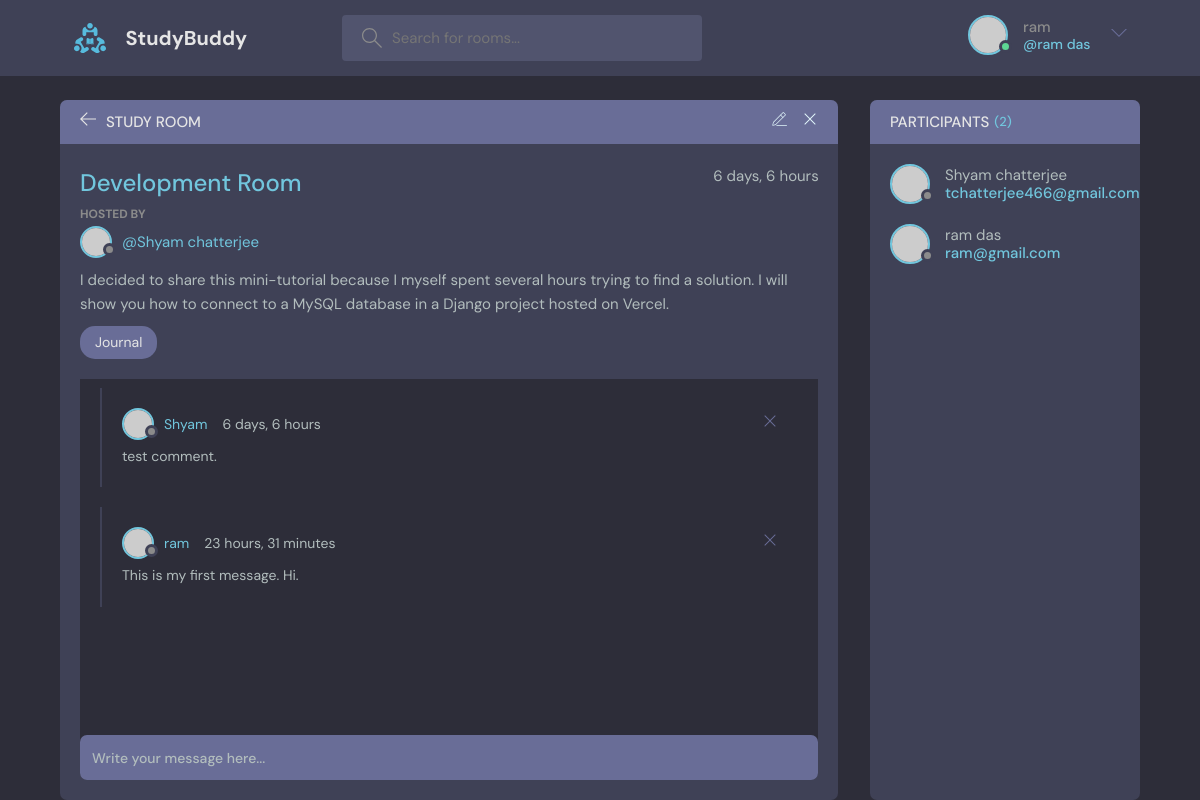
The app's page /room/1/ (signed in) with its own data.
### base/models/Room.py (models this page shows, shortened)
class Room(models.Model):
    host = models.ForeignKey(User, on_delete=models.SET_NULL, null=True)
    topic = models.ForeignKey(Topic, on_delete=models.SET_NULL, null=True)
    name = models.CharField(max_length=200)
    description = models.TextField(max_length=200,blank=True)
    participants = models.ManyToManyField(User, related_name='participants', blank=True, null=True)
    update = models.DateTimeField(auto_now=True)
    create = models.DateTimeField(auto_now_add=True)
    class Meta:
        ordering = ['-update', '-create']

### base/models/Topic.py (models this page shows, shortened)
class Topic(models.Model):
    name = models.CharField(max_length=200)

### base/models/Message.py (models this page shows, shortened)
class Message(models.Model):
    user = models.ForeignKey(User, on_delete=models.CASCADE)
    room = models.ForeignKey(Room, on_delete=models.CASCADE)
    body = models.TextField()
    update = models.DateTimeField(auto_now=True)
    create = models.DateTimeField(auto_now_add=True)
    class Meta:
        app_label = "base"

### base/views/RoomView.py (the view, shortened to what this page needs)
def room(request, pk):
    room = RoomService.roomDetailsById(request, pk)
    room_messages = room.message_set.all()
    participants = room.participants.all()
    total_participants = participants.count()
    auth_user = request.user
    message = request.POST.get("message")
    context = {
        "room": room,
        "room_messages": room_messages,
        "participants": participants,
        "total_participants": total_participants,
    }
    return render(request, "base/pages/rooms.html", context)

### base/services/RoomService.py (called while the page is built)
    def roomDetailsById(request, pk) -> Room:
        room_details = Room.objects.get(id=pk)
        return room_details

### base/templates/base/pages/rooms.html (shortened to what this page needs)
{% extends 'main-layout.html' %}
{% block content %}
  <main class="profile-page layout layout--2">
    <div class="container">
      <div class="room">
        <div class="room__top">
          <div class="room__topLeft">
            <a href="{% url 'home' %}">
              <svg version="1.1" xmlns="http://www.w3.org/2000/svg" width="32" height="32" viewBox="0 0 32 32">
                <title>arrow-left</title>
                <path d="M13.723 2.286l-13.723 13.714 13.719 13.714 1.616-1.611-10.96-10.96h27.625v-2.286h-27.625l10.965-10.965-1.616-1.607z"></path>
              </svg>
            </a>
            <h3>Study Room</h3>
          </div>
          <div class="room__topRight">
            <a href="{% url 'update-room' room.id %}">
            </a>
            <a href="{% url 'delete-room' room.id %}">
              <svg version="1.1" xmlns="http://www.w3.org/2000/svg" width="32" height="32" viewBox="0 0 32 32">
                <title>remove</title>
                <path d="M27.314 6.019l-1.333-1.333-9.98 9.981-9.981-9.981-1.333 1.333 9.981 9.981-9.981 9.98 1.333 1.333 9.981-9.98 9.98 9.98 1.333-1.333-9.98-9.98 9.98-9.981z"></path>
              </svg>
            </a>
          </div>
        </div>
        <div class="room__box scroll">
          <div class="room__header scroll">
            <div class="room__info">
              <h3>{{room.name}}</h3>
              <span>{{room.create | timesince}}</span>
            </div>
            <div class="room__hosted">
              <p>Hosted By</p>
              <a href="#" class="room__author">
                <div class="avatar avatar--small">
                  <img src="https://randomuser.me/api/portraits/men/37.jpg" />
                </div>
                <span>@{{room.host.first_name}} {{room.host.last_name}}</span>
              </a>
            </div>
            <div class="room__details">{{room.description}}</div>
            <span class="room__topics">{{room.topic.name}}</span>
          </div>
          <div class="room__conversation">
            <div class="threads scroll">
              {% for message in room_messages  %}
              <div class="thread">
                <div class="thread__top">
                  <div class="thread__author">
                    <a href="#" class="thread__authorInfo">
                      <div class="avatar avatar--small">
                        <img src="https://randomuser.me/api/portraits/men/37.jpg" />
                      </div>
                      <span>{{message.user.username}}</span>
                    </a>
                    <span class="thread__date">{{message.create | timesince}}</span>
                  </div>
                  <a href="{% url 'delete-message' message.id  %}">
                    <div class="thread__delete">
                      <svg version="1.1" xmlns="http://www.w3.org/2000/svg" width="32" height="32" viewBox="0 0 32 32">
                        <title>remove</title>
                        <path d="M27.314 6.019l-1.333-1.333-9.98 9.981-9.981-9.981-1.333 1.333 9.981 9.981-9.981 9.98 1.333 1.333 9.981-9.98 9.98 9.98 1.333-1.333-9.98-9.98 9.98-9.981z"></path>
                      </svg>
                    </div>
                  </a>
                </div>
                <div class="thread__details">{{message.body}}</div>
              </div>
              {% endfor %}
            </div>
          </div>
        </div>
        {% if request.user.is_authenticated %}
          <div class="room__message">
            <form action="" method="POST">
              <input name="message" placeholder="Write your message here..." />
            </form>
          </div>
        {% endif %}
      </div>
      <div class="participants">
        <h3 class="participants__top">Participants <span>({{total_participants}})</span></h3>
        <div class="participants__list scroll">
          {% for participant in participants  %}
            <a href="profile.html" class="participant">
              <div class="avatar avatar--medium">
                <img src="https://randomuser.me/api/portraits/men/37.jpg" />
              </div>
              <p>
                {{participant.username}} {{participant.last_name}}
                <span>{{participant.email}}</span>
              </p>
            </a>
          {% endfor %}
        </div>
      </div>
    </div>
  </main>
{% endblock %}

### templates/includes/header.html (shortened to what this page needs)
    <header class="header header--loggedIn">
      <div class="container">
        <a href="/" class="header__logo">
          {% load static %}
          <img src="{% static 'images/logo.svg' %}" />
          <h1>StudyBuddy</h1>
        </a>
        <form method="GET" class="header__search" action="{% url 'home' %}">
          <label>
            <input name="q" placeholder="Search for rooms..." />
          </label>
        </form>
        <nav class="header__menu">
          {% if request.user.is_authenticated %}
          <div class="header__user">
            <a href="#">
              <div class="avatar avatar--medium active">
                <img src="https://randomuser.me/api/portraits/men/37.jpg" />
              </div>
              <p>{{request.user.username}} <span>@{{request.user.first_name}} {{request.user.last_name}}</span></p>
            </a>
            <button class="dropdown-button">
              <svg version="1.1" xmlns="http://www.w3.org/2000/svg" width="32" height="32" viewBox="0 0 32 32">
                <title>chevron-down</title>
                <path d="M16 21l-13-13h-3l16 16 16-16h-3l-13 13z"></path>
              </svg>
            </button>
          </div>
          {% else %}
          <a href="{% url 'login' %}">
            <p>Login<span>Click here</span></p>
          </a>
          {% endif %}
        </nav>
      </div>
    </header>

### records on screen
Room: name "Development Room", create "6 days, 6 hours", host.first_name "Shyam", host.last_name "chatterjee", description "I decided to share this mini-tutorial because I myself spent several hours trying to find a solution. I will show you how to connect to a MySQL database in a Django project hosted on Vercel.", topic.name "Journal"
Message: user.username "Shyam", create "6 days, 6 hours", body "test comment."
Message: user.username "ram", create "23 hours, 31 minutes", body "This is my first message. Hi."

### other values on screen
{{ request.user.username }} "ram"
{{ request.user.first_name }} "ram"
{{ request.user.last_name }} "das"
{{ total_participants }} "2"
{{ participant.username }} "Shyam"
{{ participant.last_name }} "chatterjee"
{{ participant.email }} "tchatterjee466@gmail.com"
{{ participant.username }} "ram"
{{ participant.last_name }} "das"
{{ participant.email }} "ram@gmail.com"
